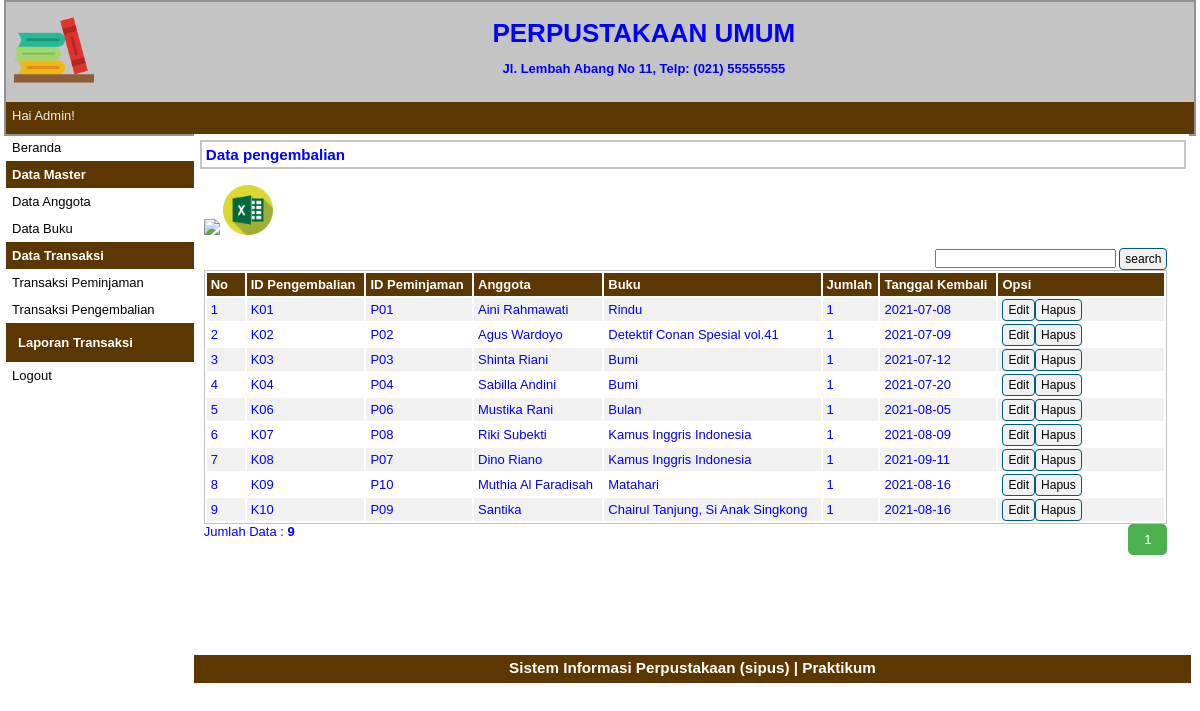
The page /php/src/index.php?p=transaksi-pengembalian (signed in) on the database its author committed.
### tables this page shows
CREATE TABLE `tbkembali` (
  `idkembali` varchar(5) NOT NULL,
  `idpinjam` varchar(5) NOT NULL,
  `idanggota` varchar(5) NOT NULL,
  `idbuku` varchar(5) NOT NULL,
  `jumlah` int(11) NOT NULL,
  `tglkembali` date NOT NULL
);

CREATE TABLE `tbanggota` (
  `idanggota` varchar(5) NOT NULL,
  `nama` varchar(30) NOT NULL,
  `jeniskelamin` varchar(10) NOT NULL,
  `alamat` varchar(40) NOT NULL,
  `status` varchar(20) NOT NULL,
  `foto` varchar(35) NOT NULL
);

CREATE TABLE `tbbuku` (
  `idbuku` varchar(5) NOT NULL,
  `judul` varchar(50) NOT NULL,
  `kategori` int(11) NOT NULL,
  `pengarang` varchar(40) NOT NULL,
  `penerbit` varchar(40) NOT NULL,
  `tahun` int(11) NOT NULL,
  `jumlah` int(11) NOT NULL,
  `cover` varchar(255) NOT NULL
);

### php/src/pages/transaksi-pengembalian.php (the view, shortened to what this page needs)
<div id="label-page"><h3>Data pengembalian</h3></div>
<div id="content">
    <p id="tombol-tambah-container">
        <a href="ekspor/kembali_pdf.php"><img src="pdf.png" height="50px" height="50px"></a>
        <a href="ekspor/kembali_excel.php"><img src="excel.png" height="50px" height="50px"></a>
        <div class="form-inline">
            <div align="right">
                <form method="post">
                    <input type="text" name="pencarian">
                    <input type="submit" name="search" value="search" class="tombol">
                </form>
            </div>
    </p>
    <table id="tabel-tampil">
        <thead>
            <tr>
                <th id="label-tampil-no">No</th>
                <th>ID Pengembalian</th>
                <th>ID Peminjaman</th>
                <th>Anggota</th>
                <th>Buku</th>
                <th>Jumlah</th>
                <th>Tanggal Kembali</th>
                <th id="label-opsi">Opsi</th>
            </tr>
        </thead>
        <tbody>
            <?php
                $batas = 10;
                extract($_GET);
                if (empty($hal)) {
                    $posisi = 0;
                    $hal = 1;
                    $nomor = 1;
                } else {
                    $posisi = ($hal - 1) * $batas;
                    $nomor = $posisi+1;
                }
                if ($_SERVER['REQUEST_METHOD'] == "POST") {
                    $pencarian = trim(mysqli_real_escape_string($db, $_POST['pencarian']));
                    if ($pencarian != "") {
                        $sql = "SELECT * FROM tbkembali WHERE idkembali LIKE '%$pencarian%'
                                OR idanggota LIKE '%$pencarian%'
                                OR idbuku LIKE '%$pencarian%'
                                OR jumlah LIKE '%$pencarian%'
                                OR tglkembali LIKE '%$pencarian%'";
                        $query = $sql;
                        $queryJml = $sql;
                    } else {
                        $query = "SELECT * FROM tbkembali LIMIT $posisi, $batas";
                        $queryJml = "SELECT * FROM tbkembali";
                        $no = $posisi * 1;
                    }
                } else {
                    $query = "SELECT * FROM tbkembali LIMIT $posisi, $batas";
                    $queryJml = "SELECT * FROM tbkembali";
                }
                $q_tampil_kembali = mysqli_query($db, $query);
                if (mysqli_num_rows($q_tampil_kembali) > 0) {
                    while ($r_tampil_kembali = mysqli_fetch_array($q_tampil_kembali)) {
                ?>
                    <tr>
                        <td><?php echo $nomor; ?></td>
                        <td><?php echo $r_tampil_kembali['idkembali']; ?></td>
                        <td><?php echo $r_tampil_kembali['idpinjam']; ?></td>
                        <td><?php
                            $q_tampil_anggota = mysqli_query($db, "SELECT * FROM tbanggota");
                            if (mysqli_num_rows($q_tampil_anggota) >0) {
                                while ($r_tampil_anggota = mysqli_fetch_array($q_tampil_anggota)) {
                                    if ($r_tampil_kembali['idanggota'] == $r_tampil_anggota['idanggota']) {
                                        echo $r_tampil_anggota['nama'];
                                    }
                                }
                            }
                        ?></td>
                        <td><?php
                            $q_tampil_buku = mysqli_query($db, "SELECT * FROM tbbuku");
                            if (mysqli_num_rows($q_tampil_buku) >0) {
                                while ($r_tampil_buku = mysqli_fetch_array($q_tampil_buku)) {
                                    if ($r_tampil_kembali['idbuku'] == $r_tampil_buku['idbuku']) {
                                        echo $r_tampil_buku['judul'];
                                    }
                                }
                            }
                        ?></td>
                        <td><?php echo $r_tampil_kembali['jumlah']; ?></td>
                        <td><?php echo $r_tampil_kembali['tglkembali']; ?></td>
                        <td>
                            <div class="tombol-opsi-container"><a href="index.php?p=kembali-edit&id=<?php echo $r_tampil_kembali['idkembali']; ?>" class="tombol">Edit</a></div>
                            <div class="tombol-opsi-container"><a href="proses/kembali-hapus.php?id=<?php echo $r_tampil_kembali['idkembali']; ?>" onclick="return confirm('Apakah Anda Yakin Akan Menghapus Data Ini?')" class="tombol">Hapus</a></div>
                        </td>
                    </tr>
                <?php
                            $nomor++;
                        }
                    } else {
                        echo "<tr><td colspan=6>Data Tidak Ditemukan</td></tr>";
                    }
                ?>
        </tbody>
    </table>
    <?php
        if (isset($_POST['pencarian'])) {
            if ($_POST['pencarian'] != '') {
                echo "<div style=\"float:left;\">";
                $jml = mysqli_num_rows(mysqli_query($db, $queryJml));
                echo "Data Hasil Pencarian: <b>$jml</b>";
                echo "</div>";
            }
        } else {
            ?>
            <div style="float: left;">
                <?php
                    $jml = mysqli_num_rows(mysqli_query($db, $queryJml));
                    echo "Jumlah Data : <b>$jml</b>";
                ?>
            </div>
            <div class="pagination" style="float: right;">
                <?php
                    $jml_hal = ceil($jml / $batas);
                    for ($i = 1; $i <= $jml_hal ; $i++) {
                        if ($i != $hal) {
                            echo "<a href=\"?p=transaksi-pengembalian&hal=$i\">$i</a>";
                        } else {
                            echo "<a class=\"active\">$i</a>";
                        }
                    }
                ?>
            </div>
            <?php
        }
    ?>
</div>

### php/src/style.css (style rules this page uses)
* { margin: 0px; padding: 0px; }
body { font-family: sans-serif; font-size: 13px; color: blue; }
.pagination { display: inline-block; }
.pagination a { color: black; float: left; padding: 8px 16px; text-decoration: none; }
.pagination a.active { background-color: #4CAF50; color: white; border-radius: 5px; }
#label-page { margin-top: 6px; margin-bottom: 6px; margin-left: 6px; border: 2px solid #C4C4C4; padding: 4px; width: 97.9%; }
#content { float: left; width: 96.8%; min-height: 454px; padding: 10px; margin-bottom: 6px; }
.tombol { border-radius: 4px; font-size: 12px; text-decoration: none; background-color: #F1F1F1; padding-top: 3px; padding-bottom: 3px; padding-left: 5px; padding-right: 5px; border: 1px solid #01597E; color: black; }
#tombol-tambah-container { margin-bottom: 10px; }
#tabel-tampil { border: 1px solid #C4C4C4; width: 100%; }
#tabel-tampil tr:nth-child(odd) { background-color: #F1F1F1; }
#tabel-tampil tr th { background-color: #5C3701; color: #FFFFFF; padding: 4px; text-align: left; }
#tabel-tampil td { padding: 4px; }
#label-tampil-no { width: 30px; }
#label-opsi { width: 158px; font-weight: bold; }
.tombol-opsi-container { float: left; }

### rows shown on the page
tbkembali: idkembali "K01", idpinjam "P01", jumlah "1", tglkembali "2021-07-08"
tbanggota: nama "Aini Rahmawati"
tbbuku: judul "Rindu"
tbkembali: idkembali "K02", idpinjam "P02", jumlah "1", tglkembali "2021-07-09"
tbanggota: nama "Agus Wardoyo"
tbbuku: judul "Detektif Conan Spesial vol.41"
tbkembali: idkembali "K03", idpinjam "P03", jumlah "1", tglkembali "2021-07-12"
tbanggota: nama "Shinta Riani"
tbbuku: judul "Bumi"
tbkembali: idkembali "K04", idpinjam "P04", jumlah "1", tglkembali "2021-07-20"
tbanggota: nama "Sabilla Andini"
tbkembali: idkembali "K06", idpinjam "P06", jumlah "1", tglkembali "2021-08-05"
tbanggota: nama "Mustika Rani"
tbbuku: judul "Bulan"
tbkembali: idkembali "K07", idpinjam "P08", jumlah "1", tglkembali "2021-08-09"
tbanggota: nama "Riki Subekti"
tbbuku: judul "Kamus Inggris Indonesia"
tbkembali: idkembali "K08", idpinjam "P07", jumlah "1", tglkembali "2021-09-11"
tbanggota: nama "Dino Riano"
tbkembali: idkembali "K09", idpinjam "P10", jumlah "1", tglkembali "2021-08-16"
tbanggota: nama "Muthia Al Faradisah"
tbbuku: judul "Matahari"
tbkembali: idkembali "K10", idpinjam "P09", jumlah "1", tglkembali "2021-08-16"
tbanggota: nama "Santika"
tbbuku: judul "Chairul Tanjung, Si Anak Singkong"

### other values the page prints
$_SESSION['sesi'] "Admin"
$jml "9"
